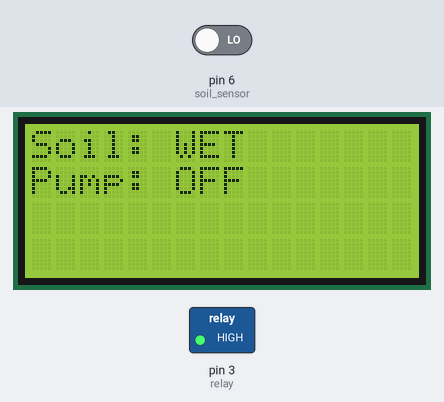
This sketch was run on a simulated Arduino Uno, built with avr-gcc and run on an emulated ATmega328P. Parts: 16×4 character LCD, switched loads named in the sketch (green lamp = pin HIGH). The test bench sets the inputs (shaded band); at power-on: pin 6 (soil_sensor) LOW.

Above: at 1.2 s.
1.3 s: pin 6 (soil_sensor) driven HIGH
At 2.1 s:
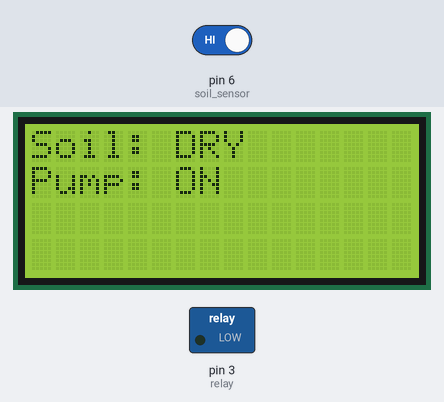
2.8 s: pin 6 (soil_sensor) driven LOW
At 4.2 s:
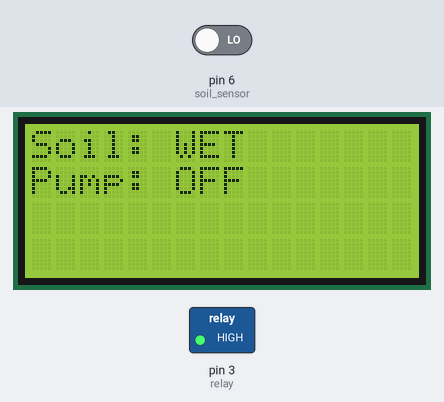
Timing chart, 0 to 5.8 s (numbered marks = the images above; inputs shaded):
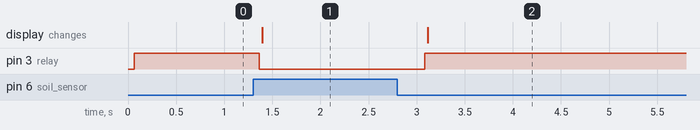

Measured:
- after the input at 1.3 s, pin 3 (relay): HIGH → LOW after 0.06 s; the display: changes after 0.09 s (image 1)
- after the input at 2.8 s, pin 3 (relay): LOW → HIGH after 0.28 s; the display: changes after 0.31 s (image 2)

The sketch:

arduino-automated-watering-system.ino
```cpp
#include <Wire.h>
#include <LiquidCrystal_I2C.h>

int water;
LiquidCrystal_I2C lcd(0x27, 16, 4);

void setup() {
  pinMode(3, OUTPUT);  // relay
  pinMode(6, INPUT);   // soil sensor

  lcd.init();
  lcd.backlight();
  lcd.clear();
}

void loop() {
  water = digitalRead(6);

  if (water == HIGH) {
    digitalWrite(3, LOW);        // relay off → pump off
    lcd.setCursor(0, 0);
    lcd.print("Soil: DRY       ");
    lcd.setCursor(0, 1);
    lcd.print("Pump: ON       ");
  } else {
    digitalWrite(3, HIGH);       // relay on → pump on
    lcd.setCursor(0, 0);
    lcd.print("Soil: WET       ");
    lcd.setCursor(0, 1);
    lcd.print("Pump: OFF        ");
  }

  delay(400);
}
```
